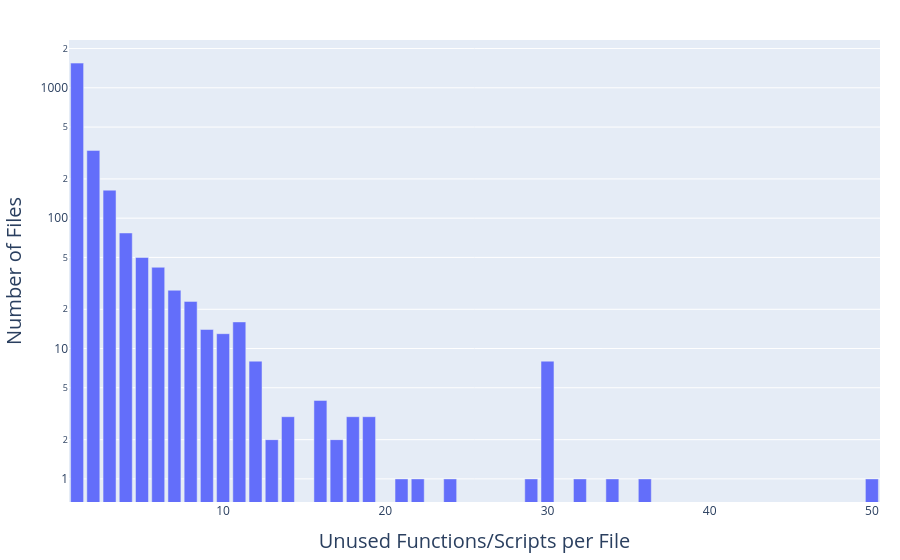

Source (notebook cell):
### Code cell
import pandas as pd
import plotly.express as px

df = pd.read_json("data/unused_python_functions.jsonl", lines=True)
df["filepath"] = df["line of code"].apply(lambda x: x.split("#L")[0])
print(f"Total number of unused functions/scripts: {len(df)}")
print(
    f"Total number of files with at least one unused function: {df['filepath'].nunique()}"
)

# Extract the file name for each line of code and count how many lines per file
file_counts = df.groupby("filepath").size().reset_index(name="lines_per_file")

# Create distribution data: count how many files have each number of lines
distribution = file_counts["lines_per_file"].value_counts().reset_index()
distribution.columns = ["lines_of_code", "number_of_files"]
distribution = distribution.sort_values("lines_of_code")

# Plotting the distribution of files by number of lines of code
fig = px.bar(
    distribution,
    x="lines_of_code",
    y="number_of_files",
    labels={
        "lines_of_code": "Unused Functions/Scripts per File",
        "number_of_files": "Number of Files",
    },
    log_y=True,
)
fig.update_layout(
    margin=dict(l=20, r=20, t=40, b=20),
    xaxis=dict(title_font_size=20),
    yaxis=dict(title_font_size=20),
)
fig.show()
df['type'].value_counts()

### Figure 1 — Plotly figure (JSON) as saved in the notebook; plotly's stock layout.template omitted (floating-point values rounded to 4 significant figures)
{"data": [{"hovertemplate": "Unused Functions/Scripts per File=%{x}<br>Number of Files=%{y}<extra></extra>", "legendgroup": "", "marker": {"color": "#636efa", "pattern": {"shape": ""}}, "name": "", "orientation": "v", "showlegend": false, "textposition": "auto", "type": "bar", "x": [1, 2, 3, 4, 5, 6, 7, 8, 9, 10, 11, 12, 13, 14, 16, 17, 18, 19, 21, 22, 24, 29, 30, 32, 34, 36, 50], "xaxis": "x", "y": [1547, 331, 164, 77, 50, 42, 28, 23, 14, 13, 16, 8, 2, 3, 4, 2, 3, 3, 1, 1, 1, 1, 8, 1, 1, 1, 1], "yaxis": "y"}], "layout": {"barmode": "relative", "legend": {"tracegroupgap": 0}, "margin": {"b": 20, "l": 20, "r": 20, "t": 40}, "xaxis": {"anchor": "y", "domain": [0, 1], "title": {"font": {"size": 20}, "text": "Unused Functions/Scripts per File"}}, "yaxis": {"anchor": "x", "domain": [0, 1], "title": {"font": {"size": 20}, "text": "Number of Files"}, "type": "log"}}}
